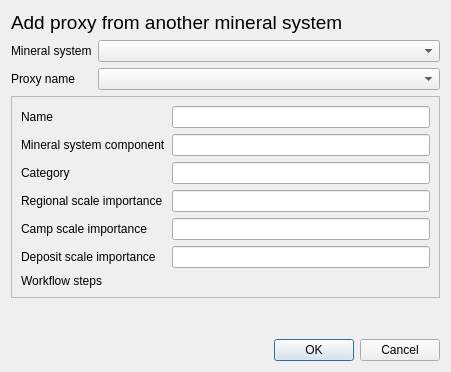
<?xml version="1.0" encoding="UTF-8"?>
<ui version="4.0">
 <class>Dialog</class>
 <widget class="QDialog" name="Dialog">
  <property name="windowModality">
   <enum>Qt::ApplicationModal</enum>
  </property>
  <property name="geometry">
   <rect>
    <x>0</x>
    <y>0</y>
    <width>451</width>
    <height>372</height>
   </rect>
  </property>
  <property name="sizePolicy">
   <sizepolicy hsizetype="Maximum" vsizetype="Maximum">
    <horstretch>0</horstretch>
    <verstretch>0</verstretch>
   </sizepolicy>
  </property>
  <property name="windowTitle">
   <string>Add proxy from another mineral system</string>
  </property>
  <property name="sizeGripEnabled">
   <bool>false</bool>
  </property>
  <property name="modal">
   <bool>true</bool>
  </property>
  <layout class="QVBoxLayout" name="verticalLayout_2">
   <item>
    <widget class="QLabel" name="label_8">
     <property name="sizePolicy">
      <sizepolicy hsizetype="Maximum" vsizetype="Maximum">
       <horstretch>0</horstretch>
       <verstretch>0</verstretch>
      </sizepolicy>
     </property>
     <property name="font">
      <font>
       <pointsize>14</pointsize>
      </font>
     </property>
     <property name="text">
      <string>Add proxy from another mineral system</string>
     </property>
    </widget>
   </item>
   <item>
    <layout class="QFormLayout" name="formLayout_3">
     <item row="1" column="0">
      <widget class="QLabel" name="label_23">
       <property name="text">
        <string>Proxy name</string>
       </property>
      </widget>
     </item>
     <item row="1" column="1">
      <widget class="QComboBox" name="proxy_selection"/>
     </item>
     <item row="0" column="0">
      <widget class="QLabel" name="label_9">
       <property name="text">
        <string>Mineral system</string>
       </property>
      </widget>
     </item>
     <item row="0" column="1">
      <widget class="QComboBox" name="mineral_system_selection"/>
     </item>
    </layout>
   </item>
   <item>
    <widget class="QFrame" name="frame">
     <property name="sizePolicy">
      <sizepolicy hsizetype="Preferred" vsizetype="Maximum">
       <horstretch>0</horstretch>
       <verstretch>0</verstretch>
      </sizepolicy>
     </property>
     <property name="frameShape">
      <enum>QFrame::StyledPanel</enum>
     </property>
     <property name="frameShadow">
      <enum>QFrame::Raised</enum>
     </property>
     <layout class="QVBoxLayout" name="verticalLayout">
      <item>
       <layout class="QFormLayout" name="formLayout">
        <item row="0" column="0">
         <widget class="QLabel" name="label">
          <property name="text">
           <string>Name</string>
          </property>
         </widget>
        </item>
        <item row="0" column="1">
         <widget class="QLineEdit" name="name">
          <property name="readOnly">
           <bool>true</bool>
          </property>
         </widget>
        </item>
        <item row="1" column="0">
         <widget class="QLabel" name="label_7">
          <property name="text">
           <string>Mineral system component</string>
          </property>
         </widget>
        </item>
        <item row="2" column="0">
         <widget class="QLabel" name="label_6">
          <property name="text">
           <string>Category</string>
          </property>
         </widget>
        </item>
        <item row="3" column="0">
         <widget class="QLabel" name="label_3">
          <property name="text">
           <string>Regional scale importance</string>
          </property>
         </widget>
        </item>
        <item row="4" column="0">
         <widget class="QLabel" name="label_4">
          <property name="text">
           <string>Camp scale importance</string>
          </property>
         </widget>
        </item>
        <item row="5" column="0">
         <widget class="QLabel" name="label_5">
          <property name="text">
           <string>Deposit scale importance</string>
          </property>
         </widget>
        </item>
        <item row="6" column="0">
         <widget class="QLabel" name="label_2">
          <property name="text">
           <string>Workflow steps</string>
          </property>
         </widget>
        </item>
        <item row="6" column="1">
         <layout class="QFormLayout" name="workflow_steps_layout"/>
        </item>
        <item row="1" column="1">
         <widget class="QLineEdit" name="mineral_system_component">
          <property name="readOnly">
           <bool>true</bool>
          </property>
         </widget>
        </item>
        <item row="2" column="1">
         <widget class="QLineEdit" name="category">
          <property name="readOnly">
           <bool>true</bool>
          </property>
         </widget>
        </item>
        <item row="3" column="1">
         <widget class="QLineEdit" name="regional_scale_importance">
          <property name="readOnly">
           <bool>true</bool>
          </property>
         </widget>
        </item>
        <item row="4" column="1">
         <widget class="QLineEdit" name="camp_scale_importance">
          <property name="readOnly">
           <bool>true</bool>
          </property>
         </widget>
        </item>
        <item row="5" column="1">
         <widget class="QLineEdit" name="deposit_scale_importance">
          <property name="readOnly">
           <bool>true</bool>
          </property>
         </widget>
        </item>
       </layout>
      </item>
     </layout>
    </widget>
   </item>
   <item>
    <spacer name="verticalSpacer">
     <property name="orientation">
      <enum>Qt::Vertical</enum>
     </property>
     <property name="sizeHint" stdset="0">
      <size>
       <width>20</width>
       <height>1</height>
      </size>
     </property>
    </spacer>
   </item>
   <item>
    <widget class="QDialogButtonBox" name="button_box">
     <property name="orientation">
      <enum>Qt::Horizontal</enum>
     </property>
     <property name="standardButtons">
      <set>QDialogButtonBox::Cancel|QDialogButtonBox::Ok</set>
     </property>
     <property name="centerButtons">
      <bool>false</bool>
     </property>
    </widget>
   </item>
  </layout>
 </widget>
 <resources/>
 <connections>
  <connection>
   <sender>button_box</sender>
   <signal>rejected()</signal>
   <receiver>Dialog</receiver>
   <slot>reject()</slot>
   <hints>
    <hint type="sourcelabel">
     <x>225</x>
     <y>350</y>
    </hint>
    <hint type="destinationlabel">
     <x>225</x>
     <y>185</y>
    </hint>
   </hints>
  </connection>
 </connections>
</ui>
